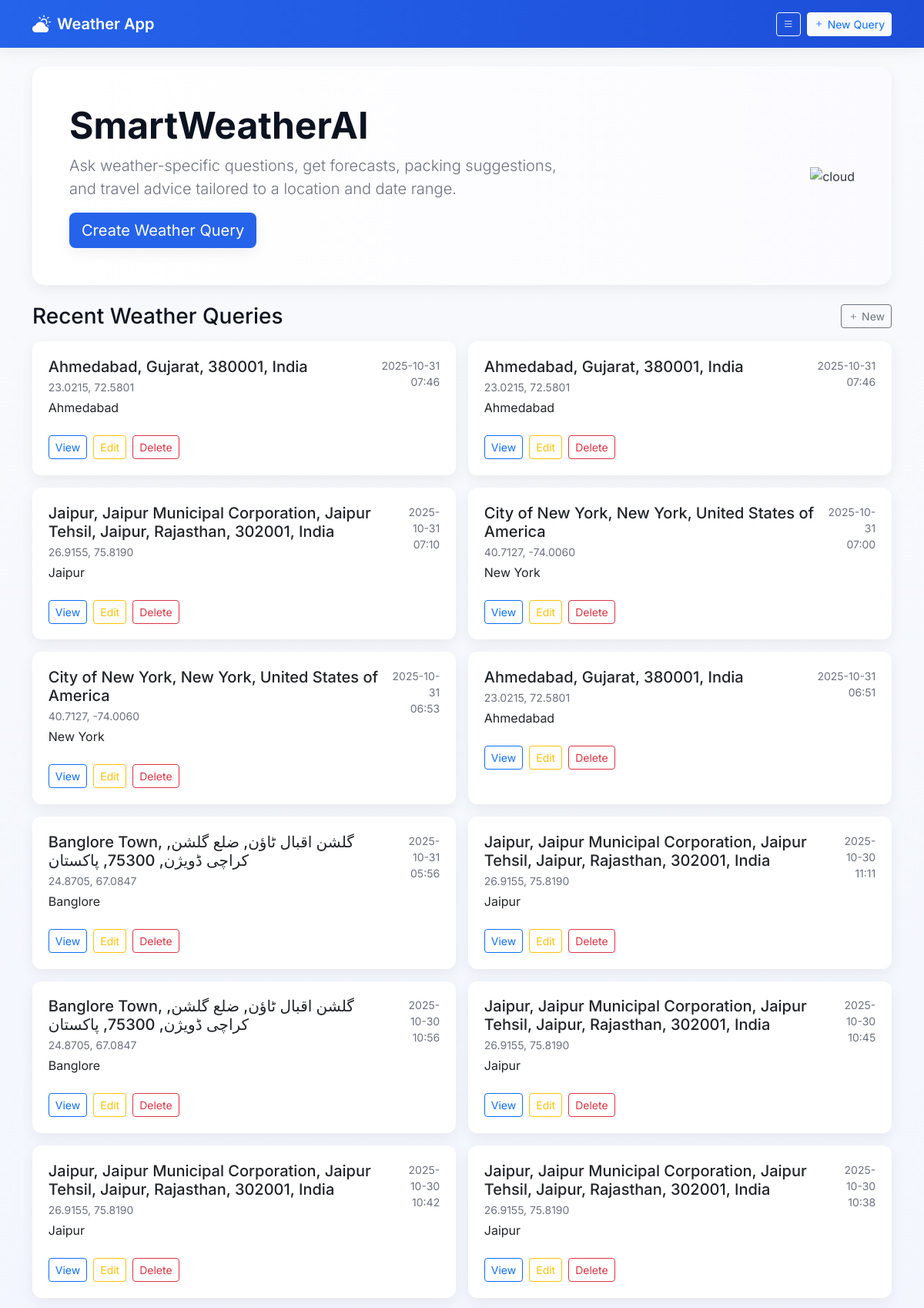
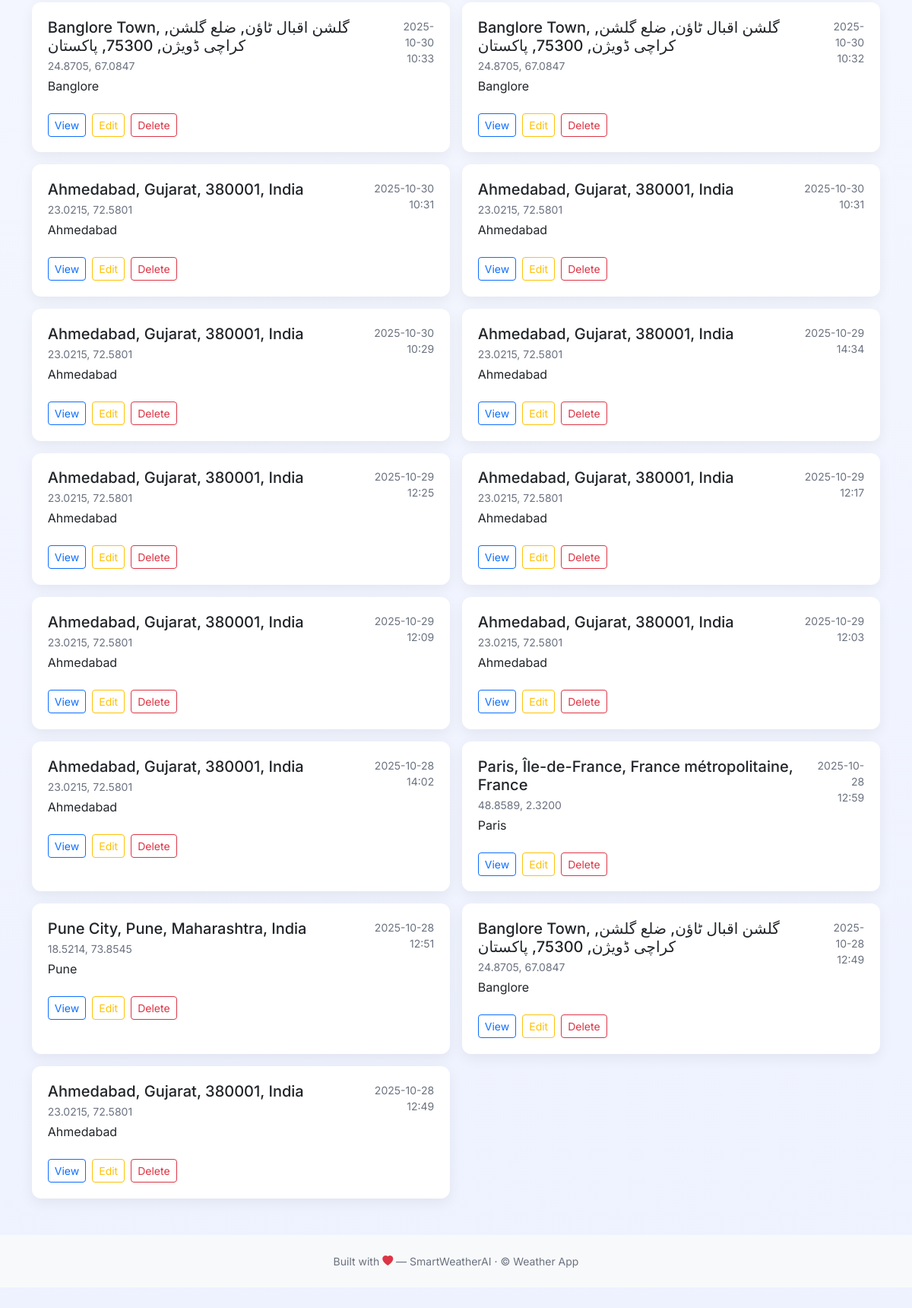
Page /list on the committed database (2 pictures, top to bottom).
### models.py (models this page shows, shortened)
class WeatherRequest(db.Model):
    __tablename__ = "weather_requests"
    id = db.Column(db.Integer, primary_key=True)
    user_input = db.Column(db.String(256), nullable=False)
    resolved_name = db.Column(db.String(256))
    lat = db.Column(db.Float)
    lon = db.Column(db.Float)
    start_date = db.Column(db.String(20))
    end_date = db.Column(db.String(20))
    weather_json = db.Column(db.Text)
    created_at = db.Column(db.DateTime, default=datetime.utcnow)
    ai_summary = db.Column(db.Text)

### app.py (the view)
@app.route("/list")
def list_requests():
    recs = WeatherRequest.query.order_by(WeatherRequest.created_at.desc()).all()
    return render_template("index.html", records=recs)

### templates/index.html (shortened to what this page needs)
{% extends "base.html" %}
{% block content %}
<section class="hero p-5 rounded-4 shadow-sm mb-4 bg-white">
    <div class="row align-items-center">
        <div class="col-md-8">
            <h1 class="display-5 fw-bold">SmartWeatherAI</h1>
            <p class="lead text-muted">Ask weather-specific questions, get forecasts, packing suggestions, and travel
                advice tailored to a location and date range.</p>
            <a class="btn btn-primary btn-lg shadow-sm" href="{{ url_for('create') }}" role="button">Create Weather
                Query</a>
        </div>
        <div class="col-md-4 text-md-end mt-4 mt-md-0">
            <img src="https://cdn.jsdelivr.net/gh/feathericons/feather@latest/icons/cloud.svg" alt="cloud"
                style="width:86px;opacity:.85">
        </div>
    </div>
</section>
<div class="d-flex justify-content-between align-items-center mb-3">
    <h3 class="mb-0">Recent Weather Queries</h3>
    <a class="btn btn-sm btn-outline-secondary" href="{{ url_for('create') }}"><i class="bi bi-plus"></i> New</a>
</div>
{% if records %}
<div class="row g-3">
    {% for r in records %}
    <div class="col-12 col-md-6">
        <div class="card h-100 shadow-sm">
            <div class="card-body">
                <div class="d-flex justify-content-between">
                    <div>
                        <h5 class="card-title mb-1">{{ r.resolved_name }}</h5>
                        <p class="mb-1 text-muted small">{{ "%.4f"|format(r.lat) }}, {{ "%.4f"|format(r.lon) }}</p>
                        <p class="mb-2">{{ r.user_input }}</p>
                    </div>
                    <div class="text-end small text-muted">
                        <div>{{ r.created_at.strftime('%Y-%m-%d') }}</div>
                        <div>{{ r.created_at.strftime('%H:%M') }}</div>
                    </div>
                </div>
                <div class="mt-3 d-flex gap-2">
                    <a class="btn btn-sm btn-outline-primary" href="{{ url_for('view', id=r.id) }}">View</a>
                    <a class="btn btn-sm btn-outline-warning" href="{{ url_for('edit', id=r.id) }}">Edit</a>
                    <form style="display:inline" method="post" action="{{ url_for('delete', id=r.id) }}"
                        onsubmit="return confirm('Delete this weather record?')">
                        <button class="btn btn-sm btn-outline-danger" type="submit">Delete</button>
                    </form>
                </div>
            </div>
        </div>
    </div>
    {% endfor %}
</div>
{% endif %}
{% endblock %}

### templates/base.html (shortened to what this page needs)
<!doctype html>
<html>
<head>
    <link href="https://cdn.jsdelivr.net/npm/bootstrap@5.3.0/dist/css/bootstrap.min.css" rel="stylesheet">
    <link href="https://cdn.jsdelivr.net/npm/bootstrap-icons@1.10.0/font/bootstrap-icons.css" rel="stylesheet">
    <link href="{{ url_for('static', filename='styles.css') }}" rel="stylesheet">
</head>
<body>
    <nav class="navbar navbar-expand-lg site-header shadow-sm">
        <div class="container">
            <a class="navbar-brand text-white d-flex align-items-center gap-2" href="{{ url_for('index') }}">
                <i class="bi bi-cloud-sun-fill fs-4"></i>
                <span class="fw-semibold">Weather App</span>
            </a>
            <div class="navbar-nav ms-auto d-flex align-items-center gap-2">
                <a class="btn btn-sm btn-outline-light" href="{{ url_for('list_requests') }}">
                    <i class="bi bi-list"></i>
                </a>
                <a class="btn btn-sm btn-light text-primary" href="{{ url_for('create') }}">
                    <i class="bi bi-plus"></i> New Query
                </a>
            </div>
        </div>
    </nav>
    <main class="container mt-4 mb-5">
        {% block content %}{% endblock %}
    </main>
    <footer class="site-footer py-4 bg-light mt-auto">
        <div class="container text-center small text-muted">
            Built with <i class="bi bi-heart-fill text-danger"></i> — SmartWeatherAI · © {{ config.get('APP_NAME',
            'Weather App') }}
        </div>
    </footer>
</body>
</html>

### static/styles.css (style rules this page uses)
:root { --brand-500: #2563eb; --brand-600: #1d4ed8; --muted: #6b7280; --surface: #ffffff; --glass: rgba(255, 255, 255, 0.6); }
body { font-family: 'Inter', system-ui, -apple-system, 'Segoe UI', Roboto, 'Helvetica Neue', Arial; background: linear-gradient(180deg, #f8fafc 0%, #eef2ff 100%); padding-bottom: 60px; color: #0f172a; }
.site-header { background: linear-gradient(90deg, var(--brand-500), var(--brand-600)); }
.site-header .navbar-brand, .site-header .btn-outline-light { color: rgba(255, 255, 255, 0.95); }
.hero { background: linear-gradient(90deg, rgba(255, 255, 255, 0.9), rgba(250, 250, 255, 0.8)); }
.card { border: none; border-radius: 12px; }
.card .card-body { padding: 1.3rem; }
h1, h2, h3, h4 { color: #0b1220; }
.site-footer { background: transparent; }
.btn-primary { background: var(--brand-500); border: none; }
.text-muted { color: var(--muted) !important; }
.shadow-sm { box-shadow: 0 6px 18px rgba(2, 6, 23, 0.06) !important; }

### rows in the picture
WeatherRequest: resolved_name "Ahmedabad, Gujarat, 380001, India", lat "23.0215", lon "72.5801", user_input "Ahmedabad", created_at "2025-10-31", created_at "07:46"
WeatherRequest: resolved_name "Ahmedabad, Gujarat, 380001, India", lat "23.0215", lon "72.5801", user_input "Ahmedabad", created_at "2025-10-31", created_at "07:46"
WeatherRequest: resolved_name "Jaipur, Jaipur Municipal Corporation, Jaipur Tehsil, Jaipur, Rajasthan, 302001, India", lat "26.9155", lon "75.8190", user_input "Jaipur", created_at "2025-10-31", created_at "07:10"
WeatherRequest: resolved_name "City of New York, New York, United States of America", lat "40.7127", lon "-74.0060", user_input "New York", created_at "2025-10-31", created_at "07:00"
WeatherRequest: resolved_name "City of New York, New York, United States of America", lat "40.7127", lon "-74.0060", user_input "New York", created_at "2025-10-31", created_at "06:53"
WeatherRequest: resolved_name "Ahmedabad, Gujarat, 380001, India", lat "23.0215", lon "72.5801", user_input "Ahmedabad", created_at "2025-10-31", created_at "06:51"
WeatherRequest: resolved_name "Banglore Town, گلشن اقبال ٹاؤن, ضلع گلشن, کراچی ڈویژن, 75300, پاکستان", lat "24.8705", lon "67.0847", user_input "Banglore", created_at "2025-10-31", created_at "05:56"
WeatherRequest: resolved_name "Jaipur, Jaipur Municipal Corporation, Jaipur Tehsil, Jaipur, Rajasthan, 302001, India", lat "26.9155", lon "75.8190", user_input "Jaipur", created_at "2025-10-30", created_at "11:11"
WeatherRequest: resolved_name "Banglore Town, گلشن اقبال ٹاؤن, ضلع گلشن, کراچی ڈویژن, 75300, پاکستان", lat "24.8705", lon "67.0847", user_input "Banglore", created_at "2025-10-30", created_at "10:56"
WeatherRequest: resolved_name "Jaipur, Jaipur Municipal Corporation, Jaipur Tehsil, Jaipur, Rajasthan, 302001, India", lat "26.9155", lon "75.8190", user_input "Jaipur", created_at "2025-10-30", created_at "10:45"
WeatherRequest: resolved_name "Jaipur, Jaipur Municipal Corporation, Jaipur Tehsil, Jaipur, Rajasthan, 302001, India", lat "26.9155", lon "75.8190", user_input "Jaipur", created_at "2025-10-30", created_at "10:42"
WeatherRequest: resolved_name "Jaipur, Jaipur Municipal Corporation, Jaipur Tehsil, Jaipur, Rajasthan, 302001, India", lat "26.9155", lon "75.8190", user_input "Jaipur", created_at "2025-10-30", created_at "10:38"
WeatherRequest: resolved_name "Banglore Town, گلشن اقبال ٹاؤن, ضلع گلشن, کراچی ڈویژن, 75300, پاکستان", lat "24.8705", lon "67.0847", user_input "Banglore", created_at "2025-10-30", created_at "10:33"
WeatherRequest: resolved_name "Banglore Town, گلشن اقبال ٹاؤن, ضلع گلشن, کراچی ڈویژن, 75300, پاکستان", lat "24.8705", lon "67.0847", user_input "Banglore", created_at "2025-10-30", created_at "10:32"
WeatherRequest: resolved_name "Ahmedabad, Gujarat, 380001, India", lat "23.0215", lon "72.5801", user_input "Ahmedabad", created_at "2025-10-30", created_at "10:31"
WeatherRequest: resolved_name "Ahmedabad, Gujarat, 380001, India", lat "23.0215", lon "72.5801", user_input "Ahmedabad", created_at "2025-10-30", created_at "10:31"
WeatherRequest: resolved_name "Ahmedabad, Gujarat, 380001, India", lat "23.0215", lon "72.5801", user_input "Ahmedabad", created_at "2025-10-30", created_at "10:29"
WeatherRequest: resolved_name "Ahmedabad, Gujarat, 380001, India", lat "23.0215", lon "72.5801", user_input "Ahmedabad", created_at "2025-10-29", created_at "14:34"
WeatherRequest: resolved_name "Ahmedabad, Gujarat, 380001, India", lat "23.0215", lon "72.5801", user_input "Ahmedabad", created_at "2025-10-29", created_at "12:25"
WeatherRequest: resolved_name "Ahmedabad, Gujarat, 380001, India", lat "23.0215", lon "72.5801", user_input "Ahmedabad", created_at "2025-10-29", created_at "12:17"
WeatherRequest: resolved_name "Ahmedabad, Gujarat, 380001, India", lat "23.0215", lon "72.5801", user_input "Ahmedabad", created_at "2025-10-29", created_at "12:09"
WeatherRequest: resolved_name "Ahmedabad, Gujarat, 380001, India", lat "23.0215", lon "72.5801", user_input "Ahmedabad", created_at "2025-10-29", created_at "12:03"
WeatherRequest: resolved_name "Ahmedabad, Gujarat, 380001, India", lat "23.0215", lon "72.5801", user_input "Ahmedabad", created_at "2025-10-28", created_at "14:02"
WeatherRequest: resolved_name "Paris, Île-de-France, France métropolitaine, France", lat "48.8589", lon "2.3200", user_input "Paris", created_at "2025-10-28", created_at "12:59"
WeatherRequest: resolved_name "Pune City, Pune, Maharashtra, India", lat "18.5214", lon "73.8545", user_input "Pune", created_at "2025-10-28", created_at "12:51"
WeatherRequest: resolved_name "Banglore Town, گلشن اقبال ٹاؤن, ضلع گلشن, کراچی ڈویژن, 75300, پاکستان", lat "24.8705", lon "67.0847", user_input "Banglore", created_at "2025-10-28", created_at "12:49"
WeatherRequest: resolved_name "Ahmedabad, Gujarat, 380001, India", lat "23.0215", lon "72.5801", user_input "Ahmedabad", created_at "2025-10-28", created_at "12:49"

### other values in the picture
{{ config.get('APP_NAME',
            'Weather App') }} "Weather App"
